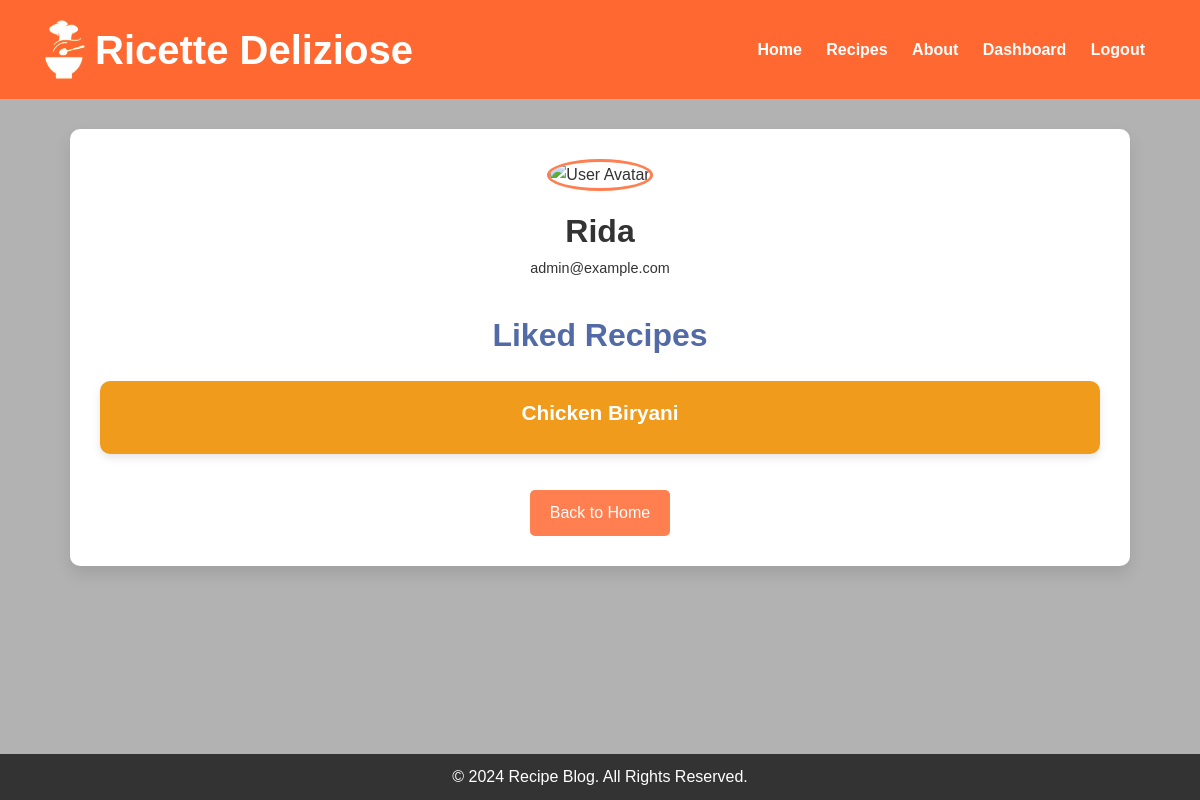
The app's page /profile (signed in) with its own data.
### model.py (models this page shows, shortened)
class User(db.Model):
    id = db.Column(db.Integer, primary_key=True)
    username = db.Column(db.String(100), nullable=False)
    email = db.Column(db.String(100), unique=True, nullable=False)
    password = db.Column(db.String(100), nullable=False)
    created_at = db.Column(db.DateTime, default=datetime.utcnow)
    is_admin = db.Column(db.Boolean, default=False)
    liked_recipes = db.relationship('Recipe', secondary=user_likes, backref='liked_by', lazy='dynamic')

class Recipe(db.Model):
    id = db.Column(db.Integer, primary_key=True)
    title = db.Column(db.String(100), nullable=False)
    description = db.Column(db.Text, nullable=False)
    instructions = db.Column(db.Text, nullable=False)
    image = db.Column(db.String(100), nullable=True)
    created_at = db.Column(db.DateTime, default=datetime.utcnow)
    category_id = db.Column(db.Integer, db.ForeignKey('category.id'), nullable=False)
    ingredients = db.relationship('Ingredient', secondary=recipe_ingredient, backref='recipes')
    category = db.relationship('Category', backref=db.backref('recipes', lazy=True))

### app.py (the view)
@app.route('/profile')
def profile():
    if 'user_id' not in session:
        flash('Please login to view your profile.', 'warning')
        return redirect(url_for('login'))
    user = user_repository.get_user_by_id(session['user_id'])
    if not user:
        flash('User not found.', 'danger')
        return redirect(url_for('login'))
    liked_recipes = user_repository.get_liked_recipes(session['user_id'])
    return render_template(
        'profile.html',
        username=user.username,
        email=user.email,
        liked_recipes=liked_recipes
    )

### app.py (called while the page is built)
@app.before_request
def init_categories():
    if Category.query.count() == 0:
        category1 = Category(name="Appetizer")
        category2 = Category(name="Main Course")
        category3 = Category(name="Dessert")
        category4 = Category(name="Drinks")
        db.session.add_all([category1, category2, category3, category4])
        db.session.commit()
        print("Categories added to the database.")

### repositories.py (called while the page is built)
    def get_user_by_id(self, user_id):
        return User.query.get(user_id)

    def get_liked_recipes(self, user_id):
        user = self.get_user_by_id(user_id)
        if user:
            return user.liked_recipes
        return []

### templates/profile.html (shortened to what this page needs)
<!DOCTYPE html>
<html lang="en">
<head>
    <link rel="stylesheet" href="{{ url_for('static', filename='css/profile.css') }}">
</head>
<body>
    <header>
        <div class="container">
            <div class="logo-title">
                <img src="{{ url_for('static', filename='images/logo.png') }}" alt="Logo" class="logo" width="40"
                    height="59">
                <h1>Ricette Deliziose</h1>
            </div>
            <nav>
                <a href="{{ url_for('home') }}">Home</a>
                <a href="{{ url_for('recipe') }}">Recipes</a>
                <a href="{{ url_for('about') }}">About</a>
                {% if 'user_id' in session %}
                {% if session['is_admin'] %}
                <a href="{{ url_for('admin_dashboard') }}">Dashboard</a>
                <a href="{{ url_for('logout') }}">Logout</a>
                {% else %}
                <a href="{{ url_for('contact') }}">Contact</a>
                <a href="{{ url_for('logout') }}">Logout</a>
                {% endif %}
                {% else %}
                <a href="{{ url_for('login') }}">Login</a>
                {% endif %}
            </nav>
        </div>
    </header>
    <main>
        <div class="profile-container">
            <div class="profile-card">
                <img src="{{ url_for('static', filename='images/user-avatar.png') }}" alt="User Avatar">
                <h2>{{ username }}</h2>
                <p class="email">{{ email }}</p>
            </div>
            <section class="liked-recipes">
                <h3>Liked Recipes</h3>
                {% if liked_recipes %}
                <ul class="recipe-list">
                    {% for recipe in liked_recipes %}
                    <li class="recipe-item">
                        <a href="{{ url_for('recipe_details', recipe_id=recipe.id) }}">{{ recipe.title }}</a>
                    </li>
                    {% endfor %}
                </ul>
                {% else %}
                <p class="no-recipes">You haven't liked any recipes yet.</p>
                {% endif %}
            </section>
            <a href="{{ url_for('home') }}" class="btn">Back to Home</a>
        </div>
    </main>
    <footer>
        <p>&copy; 2024 Recipe Blog. All Rights Reserved.</p>
    </footer>
</body>
</html>

### static/css/profile.css (style rules this page uses)
body, h1, h2, h3, p, a { margin: 0; padding: 0; font-family: 'Poppins', sans-serif; }
body { line-height: 1.6; color: #333; background-image: linear-gradient(rgba(0, 0, 0, 0.3), rgba(0, 0, 0, 0.3)), url('/static/images/bg3.jpg'); background-size: cover; display: flex; flex-direction: column; min-height: 100vh; }
header { background: #FF6830; color: white; padding: 20px 0; text-align: center; position: relative; }
header .container { display: flex; justify-content: space-between; align-items: center; padding: 0 45px; }
header .logo-title { display: flex; align-items: center; }
header .logo-title .logo { margin-right: 10px; }
header .logo-title h1 { margin: 0; padding: 0; font-family: 'Gistesy', sans-serif; font-size: 2.5rem; line-height: 1; }
header nav a { color: white; margin: 0 10px; text-decoration: none; font-weight: bold; }
.profile-container { width: 90%; max-width: 1000px; background: white; padding: 30px; margin: 30px auto; border-radius: 10px; box-shadow: 0 8px 16px rgba(0, 0, 0, 0.1); text-align: center; }
.profile-card { margin-bottom: 30px; }
.profile-card img { width: 120px; height: 120px; border-radius: 50%; border: 3px solid #ff7f50; margin-bottom: 15px; }
.profile-card h2 { font-size: 2em; color: #333; }
.profile-card .email { font-size: 0.9em; color: #333; }
.liked-recipes h3 { font-size: 2em; margin-bottom: 20px; color: #526ba7; }
.recipe-list { list-style-type: none; padding: 0; display: grid; grid-template-columns: repeat(auto-fit, minmax(250px, 1fr)); gap: 20px; }
.recipe-item { position: relative; background: #f09b1b; padding: 15px; border-radius: 10px; box-shadow: 0 4px 8px rgba(0, 0, 0, 0.1); text-align: center; overflow: hidden; }
.recipe-item a { text-decoration: none; color: #fff; font-size: 1.3em; font-weight: bold; display: block; margin-bottom: 10px; }
.btn { display: inline-block; margin-top: 20px; padding: 10px 20px; font-size: 1em; color: white; background: #ff7f50; text-decoration: none; border-radius: 5px; transition: background 0.3s ease; }
footer { background: #333; color: white; text-align: center; padding: 10px; margin-top: auto; }
footer p { font-size: 1em; }

### records on screen
User: username "Rida", email "admin@example.com"
Recipe: title "Chicken Biryani"
